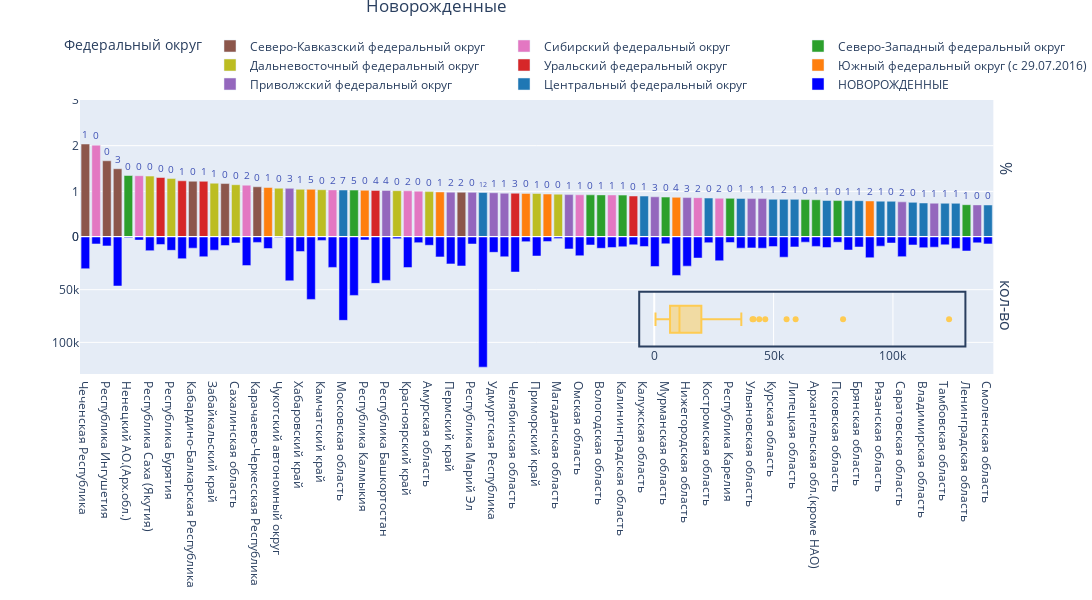

The notebook cell this image was saved under:
### Markdown cell above
##### 1.2.2 Новорожденные

### Code cell
# Создаем маску для формирования нужного нам датасета.
mask_newborn = df.sort_values(by='Новорожденные',ascending=False)
mask_newborn['ОКР'] = mask_newborn['Новорожденные']*100/mask_newborn['Численность населения']
mask_newborn_OKR = mask_newborn.sort_values(by='ОКР',ascending=False)

mask_perc = df.groupby('Федеральный округ')[['Численность населения','Новорожденные']].sum().reset_index()
mask_perc['Новорожденные в %'] = mask_perc['Новорожденные']*100/mask_perc['Численность населения'].astype('float')
mask_perc.sort_values(by='Новорожденные в %',ascending=False,inplace=True)
mask_perc['Новорожденные в %'] = mask_perc['Новорожденные в %'].round(2)
mask_perc['цвет'] = mask_perc['Федеральный округ'].map(dct_colors)


fig = make_subplots(rows=2,
                    cols=1,
                    vertical_spacing=0,
                    shared_xaxes=True,row_titles=['%','кол-во'])


for group in mask_newborn_OKR['Федеральный округ'].unique():
    mask = mask_newborn_OKR[mask_newborn_OKR['Федеральный округ']==group]
    fig.add_trace(col=1,
                  row=1,
                  trace=go.Bar(x=mask['Регионы'],
                  y=mask['ОКР'],
                  showlegend=True,
                  name=group,
                  text=mask['уровень населения'],
                  textfont={'size': 10},
                  legend='legend1',
                  textposition='outside',
                  textfont_color='#3F51B5', 
                  marker_color = dct_colors[group]))

fig.add_trace(go.Bar(x=mask_newborn_OKR['Регионы'],
                     y=mask_newborn_OKR['Новорожденные'],
                     marker_color='blue',name='НОВОРОЖДЕННЫЕ'),row=2,col=1)                  
    
fig.update_xaxes(categoryorder='array',categoryarray=mask_newborn_OKR['Регионы'],row=1,col=1) 
fig.update_yaxes(range=[0, 3],row=1,col=1)  
fig.update_yaxes(autorange="reversed", row=2, col=1)

fig.update_layout(height=600,
                  barmode='relative',
                  title=dict(text='Новорожденные',x=0.4,y=1),
                  width=1200,
                  legend=dict(x=0, y=1.25,title='Федеральный округ'), legend_orientation="h")


# Добавляем вставленный график
fig.add_trace(go.Box(x=df['Новорожденные'],name="",showlegend=False,xaxis="x3",yaxis="y3"))


# Конфигурация осей для вторичного графика

fig.update_layout(shapes=[dict(type="rect", #тип
                           xref="paper", # цвет 
                           yref="paper", # цвет 
                           x0=0.6, # начало графика x0 от левого края
                           y0=0.1, # начало графика y0 от нижнего края
                           x1=0.95, # конец графика x1 от левого края
                           y1=0.3, # конец графика y1 от нижнего края
                           line_width=2, #
                           fillcolor=None, #
                           opacity=1)], # прозрачность
)

# # Уточняем область отображения второго графика


fig.update_layout(
     xaxis3=dict(domain=[0.6, 0.95], anchor="y3"),  # определяем оси X для врезанного графика
     yaxis3=dict(domain=[0.1, 0.3], anchor="x3"))   # определяем оси Y для врезанного графика


fig.update_layout(
    xaxis3_title="",  # Убираем подпись оси X
    yaxis3_title=""   # Убираем подпись оси Y
)


fig.show()

### Figure 1 — Plotly figure (JSON) as saved in the notebook; plotly's stock layout.template omitted (floating-point values rounded to 4 significant figures)
{"data": [{"legend": "legend", "marker": {"color": "#8C564B"}, "name": "Северо-Кавказский федеральный округ", "showlegend": true, "text": [1.0, 0.0, 3.0, 0.0, 0.0, 0.0, 2.0], "textfont": {"color": "#3F51B5", "size": 10}, "textposition": "outside", "type": "bar", "x": ["Чеченская Республика", "Республика Ингушетия", "Республика Дагестан", "Кабардино-Балкарская Республика", "Республика Северная Осетия-Алания", "Карачаево-Черкесская Республика", "Ставропольский край"], "xaxis": "x", "y": [2.036, 1.669, 1.495, 1.221, 1.171, 1.099, 0.9804], "yaxis": "y"}, {"legend": "legend", "marker": {"color": "#E377C2"}, "name": "Сибирский федеральный округ", "showlegend": true, "text": [0.0, 0.0, 2.0, 2.0, 2.0, 0.0, 1.0, 1.0, 2.0, 2.0], "textfont": {"color": "#3F51B5", "size": 10}, "textposition": "outside", "type": "bar", "x": ["Республика Тыва", "Республика Алтай", "Иркутская область", "Новосибирская область", "Красноярский край", "Республика Хакасия", "Омская область", "Томская область", "Алтайский край", "Кемеровская область"], "xaxis": "x", "y": [2.01, 1.342, 1.135, 1.032, 1.011, 1.003, 0.9239, 0.921, 0.8621, 0.8482], "yaxis": "y"}, {"legend": "legend", "marker": {"color": "#2CA02C"}, "name": "Северо-Западный федеральный округ", "showlegend": true, "text": [0.0, 5.0, 0.0, 1.0, 1.0, 0.0, 0.0, 0.0, 1.0, 0.0, 1.0], "textfont": {"color": "#3F51B5", "size": 10}, "textposition": "outside", "type": "bar", "x": ["Ненецкий АО.(Арх.обл.)", "Санкт-Петербург", "Республика Коми", "Вологодская область", "Калининградская область", "Мурманская область", "Республика Карелия", "Новгородская область", "Архангельская обл.(кроме НАО)", "Псковская область", "Ленинградская область"], "xaxis": "x", "y": [1.347, 1.027, 0.9234, 0.9219, 0.9171, 0.8742, 0.8467, 0.8191, 0.8153, 0.7978, 0.7072], "yaxis": "y"}, {"legend": "legend", "marker": {"color": "#BCBD22"}, "name": "Дальневосточный федеральный округ", "showlegend": true, "text": [0.0, 0.0, 1.0, 0.0, 0.0, 1.0, 0.0, 0.0, 0.0, 1.0, 0.0], "textfont": {"color": "#3F51B5", "size": 10}, "textposition": "outside", "type": "bar", "x": ["Республика Саха (Якутия)", "Республика Бурятия", "Забайкальский край", "Сахалинская область", "Чукотский автономный округ", "Хабаровский край", "Камчатский край", "Еврейская автономная область", "Амурская область", "Приморский край", "Магаданская область"], "xaxis": "x", "y": [1.333, 1.28, 1.178, 1.145, 1.068, 1.044, 1.035, 1.014, 0.994, 0.9526, 0.9376], "yaxis": "y"}, {"legend": "legend", "marker": {"color": "#D62728"}, "name": "Уральский федеральный округ", "showlegend": true, "text": [0.0, 1.0, 1.0, 4.0, 3.0, 0.0], "textfont": {"color": "#3F51B5", "size": 10}, "textposition": "outside", "type": "bar", "x": ["ЯНАО(Тюменская обл.)", "ХМАО(Тюменская обл.)", "Тюменская обл.(кроме ХМАО,ЯНАО)", "Свердловская область", "Челябинская область", "Курганская область"], "xaxis": "x", "y": [1.303, 1.23, 1.22, 1.021, 0.9593, 0.8981], "yaxis": "y"}, {"legend": "legend", "marker": {"color": "#FF7F0E"}, "name": "Южный федеральный округ (с 29.07.2016)", "showlegend": true, "text": [1.0, 5.0, 0.0, 1.0, 0.0, 0.0, 4.0, 2.0], "textfont": {"color": "#3F51B5", "size": 10}, "textposition": "outside", "type": "bar", "x": ["Астраханская область", "Краснодарский край", "Республика Калмыкия", "Республика Крым", "Республика Адыгея", "Севастополь", "Ростовская область", "Волгоградская область"], "xaxis": "x", "y": [1.085, 1.044, 1.022, 0.9865, 0.954, 0.9407, 0.8691, 0.7894], "yaxis": "y"}, {"legend": "legend", "marker": {"color": "#9467BD"}, "name": "Приволжский федеральный округ", "showlegend": true, "text": [3.0, 4.0, 2.0, 0.0, 1.0, 1.0, 1.0, 3.0, 3.0, 1.0, 1.0, 2.0, 1.0, 0.0], "textfont": {"color": "#3F51B5", "size": 10}, "textposition": "outside", "type": "bar", "x": ["Республика Татарстан", "Республика Башкортостан", "Пермский край", "Республика Марий Эл", "Удмуртская Республика", "Оренбургская область", "Чувашская Республика", "Самарская область", "Нижегородская область", "Ульяновская область", "Кировская область", "Саратовская область", "Пензенская область", "Республика Мордовия"], "xaxis": "x", "y": [1.066, 1.02, 0.9822, 0.9776, 0.969, 0.9597, 0.9285, 0.8801, 0.8632, 0.8413, 0.8412, 0.7698, 0.7401, 0.7034], "yaxis": "y"}, {"legend": "legend", "marker": {"color": "#1F77B4"}, "name": "Центральный федеральный округ", "showlegend": true, "text": [7.0, 12.0, 1.0, 0.0, 1.0, 1.0, 2.0, 1.0, 1.0, 1.0, 1.0, 1.0, 0.0, 0.0, 1.0, 1.0, 1.0, 0.0], "textfont": {"color": "#3F51B5", "size": 10}, "textposition": "outside", "type": "bar", "x": ["Московская область", "Москва", "Калужская область", "Костромская область", "Ярославская область", "Курская область", "Воронежская область", "Липецкая область", "Тверская область", "Белгородская область", "Брянская область", "Рязанская область", "Орловская область", "Ивановская область", "Владимирская область", "Тамбовская область", "Тульская область", "Смоленская область"], "xaxis": "x", "y": [1.029, 0.9743, 0.8966, 0.8529, 0.8444, 0.8253, 0.8244, 0.8241, 0.7994, 0.7973, 0.795, 0.7847, 0.7819, 0.7585, 0.745, 0.7383, 0.7375, 0.701], "yaxis": "y"}, {"marker": {"color": "blue"}, "name": "НОВОРОЖДЕННЫЕ", "type": "bar", "x": ["Чеченская Республика", "Республика Тыва", "Республика Ингушетия", "Республика Дагестан", "Ненецкий АО.(Арх.обл.)", "Республика Алтай", "Республика Саха (Якутия)", "ЯНАО(Тюменская обл.)", "Республика Бурятия", "ХМАО(Тюменская обл.)", "Кабардино-Балкарская Республика", "Тюменская обл.(кроме ХМАО,ЯНАО)", "Забайкальский край", "Республика Северная Осетия-Алания", "Сахалинская область", "Иркутская область", "Карачаево-Черкесская Республика", "Астраханская область", "Чукотский автономный округ", "Республика Татарстан", "Хабаровский край", "Краснодарский край", "Камчатский край", "Новосибирская область", "Московская область", "Санкт-Петербург", "Республика Калмыкия", "Свердловская область", "Республика Башкортостан", "Еврейская автономная область", "Красноярский край", "Республика Хакасия", "Амурская область", "Республика Крым", "Пермский край", "Ставропольский край", "Республика Марий Эл", "Москва", "Удмуртская Республика", "Оренбургская область", "Челябинская область", "Республика Адыгея", "Приморский край", "Севастополь", "Магаданская область", "Чувашская Республика", "Омская область", "Республика Коми", "Вологодская область", "Томская область", "Калининградская область", "Курганская область", "Калужская область", "Самарская область", "Мурманская область", "Ростовская область", "Нижегородская область", "Алтайский край", "Костромская область", "Кемеровская область", "Республика Карелия", "Ярославская область", "Ульяновская область", "Кировская область", "Курская область", "Воронежская область", "Липецкая область", "Новгородская область", "Архангельская обл.(кроме НАО)", "Тверская область", "Псковская область", "Белгородская область", "Брянская область", "Волгоградская область", "Рязанская область", "Орловская область", "Саратовская область", "Ивановская область", "Владимирская область", "Пензенская область", "Тамбовская область", "Тульская область", "Ленинградская область", "Республика Мордовия", "Смоленская область"], "xaxis": "x2", "y": [30110.0, 6582.0, 8463.0, 46510.0, 594.0, 2955.0, 12960.0, 7092.0, 12620.0, 20600.0, 10600.0, 18750.0, 12480.0, 8157.0, 5591.0, 27140.0, 5118.0, 10910.0, 537.0, 41600.0, 13740.0, 59240.0, 3240.0, 28860.0, 79110.0, 55440.0, 2772.0, 43990.0, 41180.0, 1605.0, 28980.0, 5360.0, 7853.0, 18870.0, 25530.0, 27490.0, 6642.0, 123500.0, 14540.0, 18780.0, 33250.0, 4418.0, 18060.0, 4225.0, 1314.0, 11310.0, 17800.0, 7576.0, 10700.0, 9940.0, 9286.0, 7429.0, 8989.0, 27980.0, 6481.0, 36480.0, 27650.0, 19980.0, 5402.0, 22540.0, 5199.0, 10580.0, 10350.0, 10620.0, 9111.0, 19160.0, 9389.0, 4886.0, 8906.0, 10080.0, 4995.0, 12350.0, 9480.0, 19660.0, 8701.0, 5735.0, 18640.0, 7563.0, 10120.0, 9663.0, 7433.0, 10810.0, 13270.0, 5558.0, 6554.0], "yaxis": "y2"}, {"name": "", "showlegend": false, "type": "box", "x": [123500.0, 79110.0, 59240.0, 55440.0, 43990.0, 36480.0, 41180.0, 41600.0, 33250.0, 27650.0, 27980.0, 46510.0, 28980.0, 27490.0, 28860.0, 22540.0, 25530.0, 19660.0, 18640.0, 27140.0, 19160.0, 19980.0, 18780.0, 17800.0, 18870.0, 18060.0, 13270.0, 20600.0, 12350.0, 18750.0, 14540.0, 30110.0, 10810.0, 10120.0, 13740.0, 9663.0, 10620.0, 10080.0, 10580.0, 10350.0, 11310.0, 9480.0, 10700.0, 9389.0, 8701.0, 9111.0, 8906.0, 9940.0, 12480.0, 9286.0, 7433.0, 10910.0, 8989.0, 7563.0, 12620.0, 12960.0, 6554.0, 10600.0, 7429.0, 7576.0, 5558.0, 7853.0, 6481.0, 5735.0, 8157.0, 6642.0, 5402.0, 4995.0, 5199.0, 4886.0, 7092.0, 5360.0, 8463.0, 5591.0, 5118.0, 4418.0, 4225.0, 6582.0, 3240.0, 2772.0, 2955.0, 1605.0, 1314.0, 537.0, 594.0], "xaxis": "x3", "yaxis": "y3"}], "layout": {"annotations": [{"font": {"size": 16}, "showarrow": false, "text": "%", "textangle": 90, "x": 0.98, "xanchor": "left", "xref": "paper", "y": 0.75, "yanchor": "middle", "yref": "paper"}, {"font": {"size": 16}, "showarrow": false, "text": "кол-во", "textangle": 90, "x": 0.98, "xanchor": "left", "xref": "paper", "y": 0.25, "yanchor": "middle", "yref": "paper"}], "barmode": "relative", "height": 600, "legend": {"orientation": "h", "title": {"text": "Федеральный округ"}, "x": 0, "y": 1.25}, "shapes": [{"line": {"width": 2}, "opacity": 1, "type": "rect", "x0": 0.6, "x1": 0.95, "xref": "paper", "y0": 0.1, "y1": 0.3, "yref": "paper"}], "title": {"text": "Новорожденные", "x": 0.4, "y": 1}, "width": 1200, "xaxis": {"anchor": "y", "categoryarray": ["Чеченская Республика", "Республика Тыва", "Республика Ингушетия", "Республика Дагестан", "Ненецкий АО.(Арх.обл.)", "Республика Алтай", "Республика Саха (Якутия)", "ЯНАО(Тюменская обл.)", "Республика Бурятия", "ХМАО(Тюменская обл.)", "Кабардино-Балкарская Республика", "Тюменская обл.(кроме ХМАО,ЯНАО)", "Забайкальский край", "Республика Северная Осетия-Алания", "Сахалинская область", "Иркутская область", "Карачаево-Черкесская Республика", "Астраханская область", "Чукотский автономный округ", "Республика Татарстан", "Хабаровский край", "Краснодарский край", "Камчатский край", "Новосибирская область", "Московская область", "Санкт-Петербург", "Республика Калмыкия", "Свердловская область", "Республика Башкортостан", "Еврейская автономная область", "Красноярский край", "Республика Хакасия", "Амурская область", "Республика Крым", "Пермский край", "Ставропольский край", "Республика Марий Эл", "Москва", "Удмуртская Республика", "Оренбургская область", "Челябинская область", "Республика Адыгея", "Приморский край", "Севастополь", "Магаданская область", "Чувашская Республика", "Омская область", "Республика Коми", "Вологодская область", "Томская область", "Калининградская область", "Курганская область", "Калужская область", "Самарская область", "Мурманская область", "Ростовская область", "Нижегородская область", "Алтайский край", "Костромская область", "Кемеровская область", "Республика Карелия", "Ярославская область", "Ульяновская область", "Кировская область", "Курская область", "Воронежская область", "Липецкая область", "Новгородская область", "Архангельская обл.(кроме НАО)", "Тверская область", "Псковская область", "Белгородская область", "Брянская область", "Волгоградская область", "Рязанская область", "Орловская область", "Саратовская область", "Ивановская область", "Владимирская область", "Пензенская область", "Тамбовская область", "Тульская область", "Ленинградская область", "Республика Мордовия", "Смоленская область"], "categoryorder": "array", "domain": [0, 0.98], "matches": "x2", "showticklabels": false}, "xaxis2": {"anchor": "y2", "domain": [0, 0.98]}, "xaxis3": {"anchor": "y3", "domain": [0.6, 0.95], "title": {"text": ""}}, "yaxis": {"anchor": "x", "domain": [0.5, 1], "range": [0, 3]}, "yaxis2": {"anchor": "x2", "autorange": "reversed", "domain": [0, 0.5]}, "yaxis3": {"anchor": "x3", "domain": [0.1, 0.3], "title": {"text": ""}}}}
